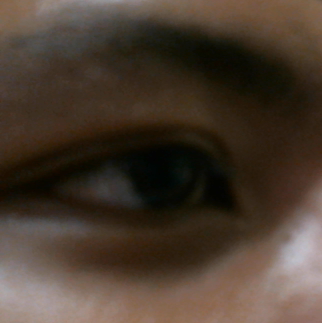
//> input picture automated-brightness-and-contrast/eye-1.png, 322 x 323 px
$ ./hist_clipping   (built with g++ and OpenCV 4)
//> lines starting //> are read from the running program, lines starting //| are printed output that depends on the picture

#include <stdio.h>
#include <opencv2/opencv.hpp>
#include <iostream>
#include <string>
#include <time.h>
#include <vector>

using namespace cv;
using namespace std;

/* Main */
int main() {
	Mat frame, gray, new_frame;
	string path = "eye-1.png";
	frame = imread(path);
//> frame is the input picture: 323 rows x 322 cols, CV_8UC3; mean B, G, R 46.9, 59.1, 73
	cvtColor(frame, gray, COLOR_BGR2GRAY); // convert to grayscale
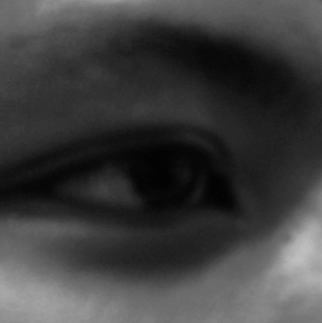
//> gray: 323 rows x 322 cols, CV_8UC1; min 2, max 192, mean 61.8

	// Calculate grayscale histogram
	Mat hist, accumulatedHist;
	int histSize = 256;
	float range[] = { 0, 256 }; //the upper boundary is exclusive
    const float* histRange[] = { range };
	calcHist( &gray, 1, 0, Mat(), hist, 1, &histSize, histRange);
//> hist = 256 values, max 2296 at index 49, min 0 at index 0, mean 406.3
	accumulatedHist = hist.clone();
//> accumulatedHist has the same summary as hist

	// Calcualte cumulative distrubution from the histogram
	for (int i = 1; i < histSize; i++) {
		accumulatedHist.at<float>(i) += accumulatedHist.at<float>(i - 1);
	}
//> after the loop, accumulatedHist = 256 values from 0 to 104006

	// Locate points to clip
	float clip_hist_percent = 50;
	float maximum = accumulatedHist.at<float>(histSize - 1);
//> maximum = 104006
	clip_hist_percent *= (maximum / 100.0);
//> clip_hist_percent = 52003
	clip_hist_percent /= 2.0;
//> clip_hist_percent = 26001.5
	cout << "clip_hist_percent: " << clip_hist_percent << endl;
//| clip_hist_percent: 26001.5

	// Locate left cut
	int minimum_gray = 0;
	while (accumulatedHist.at<float>(minimum_gray) < clip_hist_percent) {
		minimum_gray += 1;
	}
//> this loop made 31 passes
//> after the loop, minimum_gray = 31

	// Locate right cut
	int maximum_gray = (histSize - 1);
	while (accumulatedHist.at<float>(maximum_gray) >= (maximum - clip_hist_percent)) {
		maximum_gray -= 1;
	}
//> after the loop, maximum_gray = 91

	// Calculate alpha and beta values
	double alpha = 255 / (maximum_gray - minimum_gray);
//> alpha = 4
	double beta_ = (-minimum_gray * alpha);
//> beta_ = -124
	cout << "alpha: " << alpha << endl;
//| alpha: 4
	cout << "beta: " << beta_ << endl;
//| beta: -124

	convertScaleAbs(gray, new_frame, alpha, beta_);
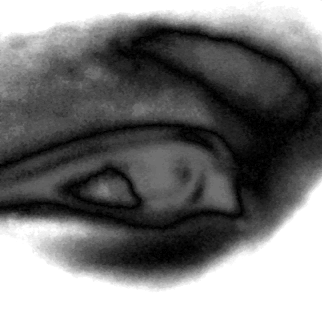
//> new_frame: 323 rows x 322 cols, CV_8UC1; min 0, max 255, mean 120.6
	cout << "gray channels:" << gray.channels() << endl;
//| gray channels:1
	// [8 lines of commented-out code are left out]

	imshow("Frame", frame);
	imshow("New Frame1", new_frame);
	equalizeHist(new_frame, new_frame);
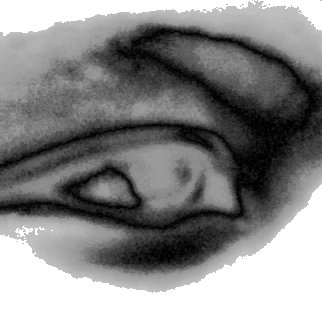
//> new_frame: 323 rows x 322 cols, CV_8UC1; min 0, max 255, mean 134.8
	imshow("New Frame2", new_frame);


	waitKey(0);
	return 0;
}

$ run again, with automated-brightness-and-contrast/eye-3.png copied over automated-brightness-and-contrast/eye-1.png
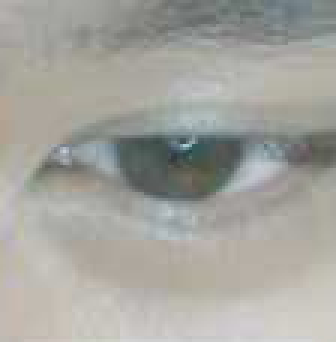
//> input picture automated-brightness-and-contrast/eye-3.png, 112 x 114 px (shown 3 times larger)
//> frame is the input picture: 114 rows x 112 cols, CV_8UC3; mean B, G, R 158, 164, 164.3
//> hist = 256 values, max 654 at index 168, min 0 at index 0, mean 49.88
//> `accumulatedHist = hist.clone();`: accumulatedHist has the same summary as hist
//> after the loop `for (int i = 1; i < histSize; i++)`: accumulatedHist = 256 values from 0 to 12768
//> maximum = 12768
//> `clip_hist_percent *= (maximum / 100.0);`: clip_hist_percent = 6384
//> `clip_hist_percent /= 2.0;`: clip_hist_percent = 3192
//| clip_hist_percent: 3192
//> after the loop `while (accumulatedHist.at<float>(minimum_gray) < clip_hist_percent)`: minimum_gray = 154
//> the loop `while (accumulatedHist.at<float>(maximum_gray) >= (maximum - clip_hist..` made 76 passes
//> after the loop `while (accumulatedHist.at<float>(maximum_gray) >= (maximum - clip_hist..`: maximum_gray = 179
//> alpha = 10
//> beta_ = -1540
//| alpha: 10
//| beta: -1540
//> `convertScaleAbs(gray, new_frame, alpha, beta_);`:
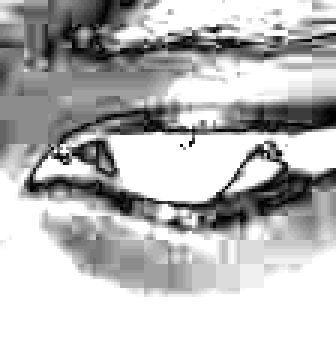
//> new_frame: 114 rows x 112 cols, CV_8UC1 (shown 3 times larger); min 0, max 255, mean 184.1
//| gray channels:1
//> `equalizeHist(new_frame, new_frame);`:
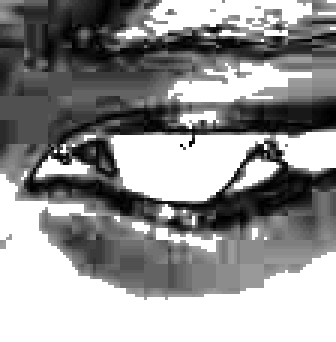
//> new_frame: 114 rows x 112 cols, CV_8UC1 (shown 3 times larger); min 0, max 255, mean 147.3

$ run again, with automated-brightness-and-contrast/cats-1.png copied over automated-brightness-and-contrast/eye-1.png
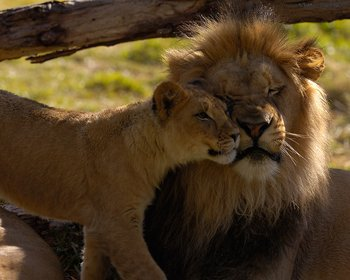
//> input picture automated-brightness-and-contrast/cats-1.png, 350 x 280 px
//> frame is the input picture: 280 rows x 350 cols, CV_8UC3; mean B, G, R 35.1, 61.4, 81.2
//> `cvtColor(frame, gray, COLOR_BGR2GRAY);`:
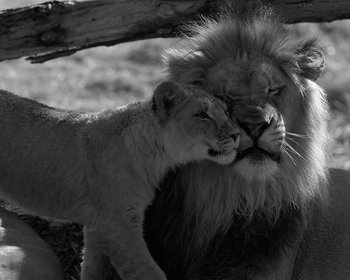
//> gray: 280 rows x 350 cols, CV_8UC1; min 0, max 251, mean 64.3
//> hist = 256 values, max 2220 at index 47, min 0 at index 252, mean 382.8
//> `accumulatedHist = hist.clone();`: accumulatedHist has the same summary as hist
//> after the loop `for (int i = 1; i < histSize; i++)`: accumulatedHist = 256 values from 16 to 98000
//> maximum = 98000
//> `clip_hist_percent *= (maximum / 100.0);`: clip_hist_percent = 49000
//> `clip_hist_percent /= 2.0;`: clip_hist_percent = 24500
//| clip_hist_percent: 24500
//> the loop `while (accumulatedHist.at<float>(minimum_gray) < clip_hist_percent)` made 38 passes
//> after the loop `while (accumulatedHist.at<float>(minimum_gray) < clip_hist_percent)`: minimum_gray = 38
//> after the loop `while (accumulatedHist.at<float>(maximum_gray) >= (maximum - clip_hist..`: maximum_gray = 75
//> alpha = 6
//> beta_ = -228
//| alpha: 6
//| beta: -228
//| gray channels:1
//> `equalizeHist(new_frame, new_frame);`:
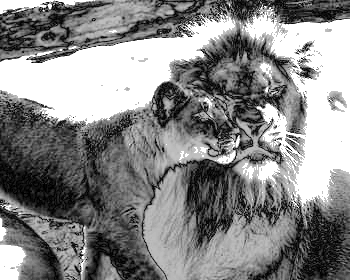
//> new_frame: 280 rows x 350 cols, CV_8UC1; min 0, max 255, mean 134.9
